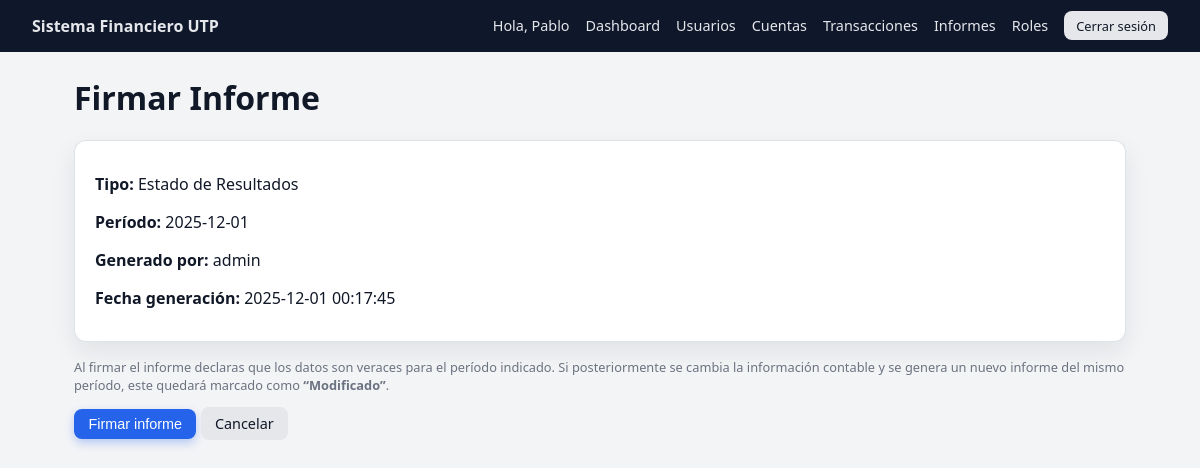
/public/reports.php?action=sign&id=1 (signed in), run on the app's committed database.
### tables this page shows
CREATE TABLE `reports` (
  `id` int NOT NULL,
  `report_type` enum('income_statement','balance_sheet') NOT NULL,
  `period_start` date NOT NULL,
  `period_end` date NOT NULL,
  `report_data` json NOT NULL,
  `hash` varchar(64) NOT NULL,
  `is_signed` tinyint(1) DEFAULT '0',
  `is_modified` tinyint(1) DEFAULT '0',
  `generated_by` int NOT NULL,
  `generated_at` timestamp NULL DEFAULT CURRENT_TIMESTAMP
);

CREATE TABLE `users` (
  `id` int NOT NULL,
  `username` varchar(50) NOT NULL,
  `password_hash` varchar(255) NOT NULL,
  `full_name` varchar(100) NOT NULL,
  `email` varchar(100) NOT NULL,
  `is_active` tinyint(1) DEFAULT '1',
  `created_at` timestamp NULL DEFAULT CURRENT_TIMESTAMP,
  `created_by` int DEFAULT NULL,
  `updated_at` timestamp NULL DEFAULT CURRENT_TIMESTAMP ON UPDATE CURRENT_TIMESTAMP,
  `last_login` timestamp NULL DEFAULT NULL
);

### src/Controllers/ReportController.php (called while the page is built, shortened)
<?php
class ReportController
{
    private ReportService $reportService;
    public function __construct()
    {
        $this->reportService = new ReportService();
    }
    public function showSignForm(int $id): void
    {
        $report = $this->reportService->getReportById($id);
        $error   = null;
        include BASE_PATH . '/views/reports/sign.php';
    }
}

### src/Database/Connection.php (called while the page is built, shortened)
<?php
class Connection
{
    private static ?PDO $instance = null;
    public static function getInstance(): PDO
    {
        if (self::$instance === null) {
            $dsn = 'mysql:host=' . DB_HOST . ';port=' . DB_PORT . ';dbname=' . DB_NAME . ';charset=utf8mb4';
            try {
                self::$instance = new PDO($dsn, DB_USER, DB_PASS, [
                    PDO::ATTR_ERRMODE            => PDO::ERRMODE_EXCEPTION,
                    PDO::ATTR_DEFAULT_FETCH_MODE => PDO::FETCH_ASSOC,
                    PDO::ATTR_EMULATE_PREPARES   => false,
                ]);
            } catch (PDOException $e) {
                die('Error de conexión a la base de datos.');
            }
        }
        return self::$instance;
    }
}

### src/Services/ReportService.php (called while the page is built, shortened)
<?php
class ReportService
{
    private PDO $db;
    public function __construct()
    {
        $this->db = Connection::getInstance();
    }
    public function getReportById(int $id): ?array
    {
        $sql = "SELECT
                    r.*,
                    u.username  AS generated_by_username,
                    s.user_id   AS signed_by_id,
                    s.signature_hash,
                    s.signed_at,
                    su.username AS signed_by_username
                FROM reports r
                LEFT JOIN users u  ON u.id  = r.generated_by
                LEFT JOIN report_signatures s ON s.report_id = r.id
                LEFT JOIN users su ON su.id = s.user_id
                WHERE r.id = :id
                LIMIT 1";
        $stmt = $this->db->prepare($sql);
        $stmt->execute(['id' => $id]);
        $row = $stmt->fetch();
        return $row ?: null;
    }
}

### views/reports/sign.php (the view, shortened to what this page needs)
<?php
include BASE_PATH . '/views/layouts/header.php';
$error  = $error  ?? null;
$report = $report ?? null;
if ($report) {
    $data = json_decode($report['report_data'], true);
}
?>
<h1>Firmar Informe</h1>
<?php if ($error): ?>
    <div class="alert alert-error"><?= htmlspecialchars($error) ?></div>
    <a href="<?= BASE_URL ?>/reports.php" class="btn btn-secondary">Volver</a>
<?php elseif ($report && $data): ?>
    <div class="card">
        <p><strong>Tipo:</strong>
            <?= $report['report_type'] === 'income_statement' ? 'Estado de Resultados' : 'Balance General' ?>
        </p>
        <p><strong>Período:</strong>
            <?= htmlspecialchars($report['period_start']) ?>
        </p>
        <p><strong>Generado por:</strong> <?= htmlspecialchars($report['generated_by_username'] ?? '-') ?></p>
        <p><strong>Fecha generación:</strong> <?= htmlspecialchars($report['generated_at']) ?></p>
    </div>
    <p class="small-note">
        Al firmar el informe declaras que los datos son veraces para el período indicado.
        Si posteriormente se cambia la información contable y se genera un nuevo informe
        del mismo período, este quedará marcado como <strong>“Modificado”</strong>.
    </p>
    <?php if (empty($report['is_signed']) && !$error): ?>
        <form action="<?= BASE_URL ?>/reports.php?action=sign&id=<?= (int)$report['id'] ?>" method="post">
            <button type="submit" class="btn btn-primary">Firmar informe</button>
            <a href="<?= BASE_URL ?>/reports.php" class="btn btn-secondary">Cancelar</a>
        </form>
    <?php else: ?>
        <a href="<?= BASE_URL ?>/reports.php" class="btn btn-secondary">Volver</a>
    <?php endif; ?>
<?php else: ?>
    <div class="alert alert-error">Informe no encontrado.</div>
    <a href="<?= BASE_URL ?>/reports.php" class="btn btn-secondary">Volver</a>
<?php endif; ?>
<?php include BASE_PATH . '/views/layouts/footer.php'; ?>

### public/assets/css/style.css (style rules this page uses)
:root { --color-bg: #f3f4f6; --color-bg-dark: #0f172a; --color-bg-card: #ffffff; --color-primary: #2563eb; --color-primary-soft: #dbeafe; --color-primary-dark: #1d4ed8; --color-danger: #dc2626; --color-text-main: #111827; --color-text-muted: #6b7280; --radius-lg: 12px; --radius-md: 8px; --shadow-soft: 0 10px 25px rgba(15, 23, 42, 0.08); --font-main: system-ui, -apple-system, BlinkMacSystemFont, "Segoe UI", sans-serif; }
*, *::before, *::after { box-sizing: border-box; }
body { margin: 0; font-family: var(--font-main); background: var(--color-bg); color: var(--color-text-main); }
a { color: var(--color-primary-dark); text-decoration: none; }
.btn { display: inline-flex; align-items: center; justify-content: center; padding: 0.45rem 0.9rem; border-radius: var(--radius-md); border: none; font-size: 0.9rem; cursor: pointer; font-weight: 500; text-decoration: none; transition: background 0.15s ease, transform 0.1s ease, box-shadow 0.1s ease; }
.btn-primary { background: var(--color-primary); color: #ffffff; box-shadow: 0 4px 10px rgba(37, 99, 235, 0.3); }
.btn-secondary { background: #e5e7eb; color: #111827; }
.dashboard-body { background: var(--color-bg); }
.card { background: var(--color-bg-card); padding: 1rem 1.25rem; border-radius: var(--radius-lg); box-shadow: var(--shadow-soft); margin-bottom: 1rem; border: 1px solid rgba(209, 213, 219, 0.7); }
.small-note { font-size: 0.8rem; color: var(--color-text-muted); margin-top: 0.75rem; }

### data on the page
reports: period_start "2025-12-01", generated_by.username "admin", generated_at "2025-12-01 00:17:45"

### other printed values
APP_NAME "Sistema Financiero UTP"
$full_name "Pablo"
